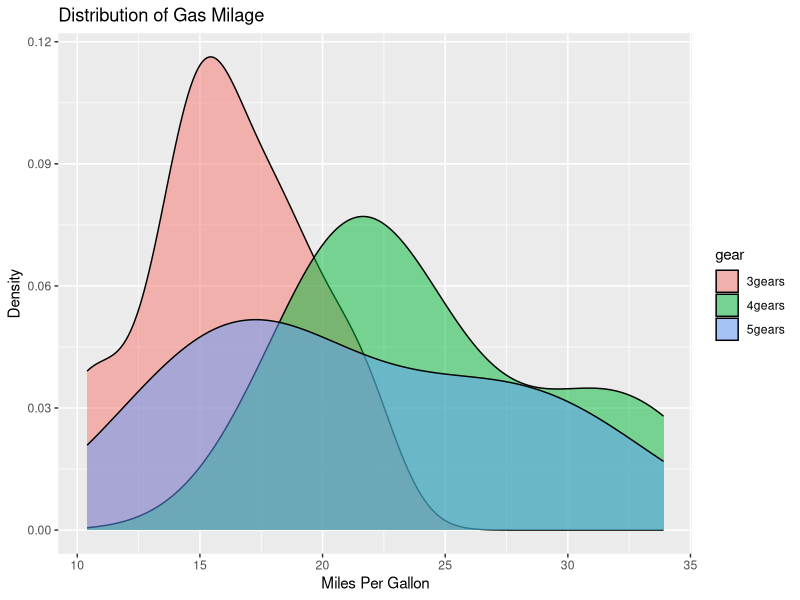
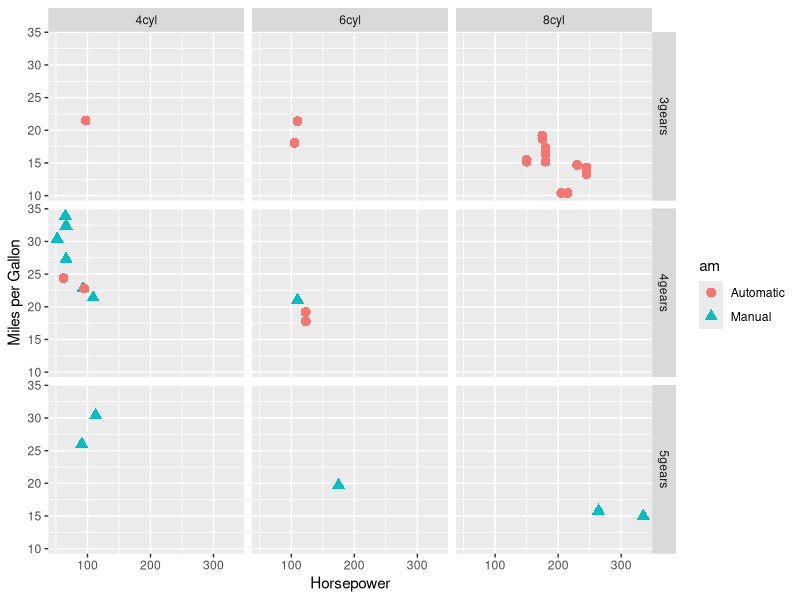
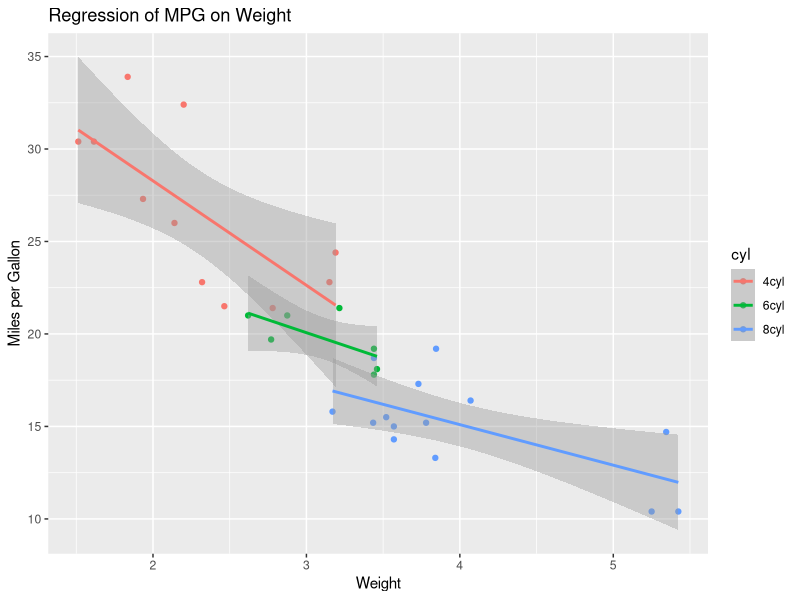
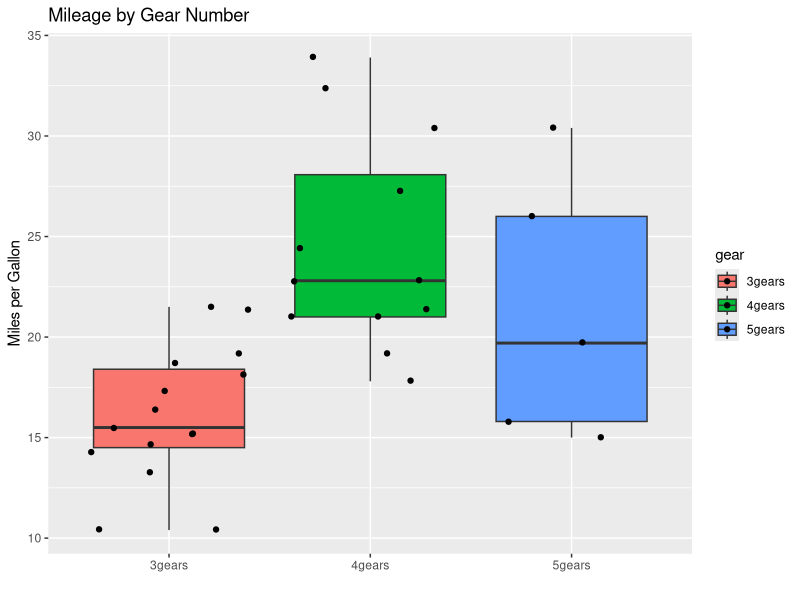

R code for these plots, in order:
library(ggplot2)

# create factors with value labels 
mtcars
mtcars$gear <- factor(mtcars$gear,levels=c(3,4,5),
                      labels=c("3gears","4gears","5gears")) 
mtcars$am <- factor(mtcars$am,levels=c(0,1),
                    labels=c("Automatic","Manual")) 
mtcars$cyl <- factor(mtcars$cyl,levels=c(4,6,8),
                     labels=c("4cyl","6cyl","8cyl")) 

# Kernel density plots for mpg
# grouped by number of gears (indicated by color)
qplot(mpg, data=mtcars, geom="density", fill=gear, alpha=I(.5), 
      main="Distribution of Gas Milage", xlab="Miles Per Gallon", 
      ylab="Density")

# Scatterplot of mpg vs. hp for each combination of gears and cylinders
# in each facet, transmittion type is represented by shape and color
qplot(hp, mpg, data=mtcars, shape=am, color=am, 
      facets=gear~cyl, size=I(3),
      xlab="Horsepower", ylab="Miles per Gallon") 

# Separate regressions of mpg on weight for each number of cylinders
qplot(wt, mpg, data=mtcars, geom=c("point", "smooth"), 
      method="lm", formula=y~x, color=cyl, 
      main="Regression of MPG on Weight", 
      xlab="Weight", ylab="Miles per Gallon")

# Boxplots of mpg by number of gears 
# observations (points) are overlayed and jittered
qplot(gear, mpg, data=mtcars, geom=c("boxplot", "jitter"), 
      fill=gear, main="Mileage by Gear Number",
      xlab="", ylab="Miles per Gallon")